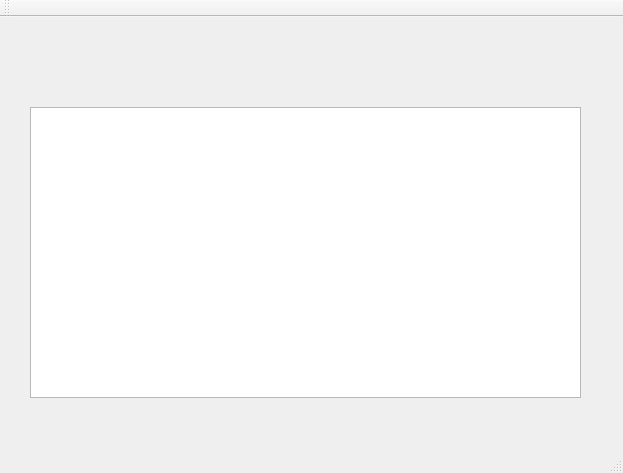
<?xml version="1.0" encoding="UTF-8"?>
<ui version="4.0">
 <class>MainWindow</class>
 <widget class="QMainWindow" name="MainWindow">
  <property name="geometry">
   <rect>
    <x>0</x>
    <y>0</y>
    <width>623</width>
    <height>473</height>
   </rect>
  </property>
  <property name="windowTitle">
   <string>MainWindow</string>
  </property>
  <widget class="QWidget" name="centralWidget">
   <widget class="QTableView" name="tableView">
    <property name="geometry">
     <rect>
      <x>30</x>
      <y>90</y>
      <width>551</width>
      <height>291</height>
     </rect>
    </property>
   </widget>
  </widget>
  <widget class="QMenuBar" name="menuBar">
   <property name="geometry">
    <rect>
     <x>0</x>
     <y>0</y>
     <width>623</width>
     <height>26</height>
    </rect>
   </property>
  </widget>
  <widget class="QToolBar" name="mainToolBar">
   <attribute name="toolBarArea">
    <enum>TopToolBarArea</enum>
   </attribute>
   <attribute name="toolBarBreak">
    <bool>false</bool>
   </attribute>
  </widget>
  <widget class="QStatusBar" name="statusBar"/>
 </widget>
 <layoutdefault spacing="6" margin="11"/>
 <resources/>
 <connections/>
</ui>
